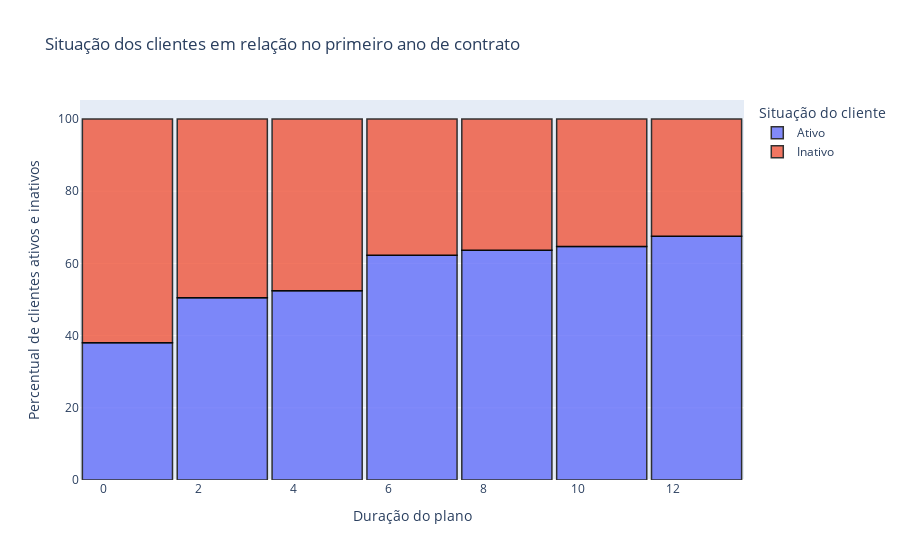

The cell this chart's notebook holds for it:
### Markdown cell above
### **4.3.2 - Primeiro ano de contrato**

Plotando o histograma para o perfil dos clientes com menos de 1 ano de contrato, é possível observar que cerca de 62% dos clientes pedem cancelamento no primeiro mês de serviço. Isto pode indicar uma falha na instalação, cobrança ou atendimento que comprometam a satisfação do cliente ao aderir ao plano. A medida que o tempo de contrato vai aumentando, o percentual de clientes que vão pedindo o cancelamento vai diminuindo e se aproximando da média, que é de 25%.

### Code cell
# Personalização
coluna = 'Meses_Contrato'
coluna_referencia = 'Status_Cliente'
legenda_x = 'Duração do plano'
legenda_y = 'Percentual de clientes ativos e inativos'
legenda = 'Situação do cliente'
legenda_titulo = 'Situação dos clientes em relação no primeiro ano de contrato'
coluna_leg_indicador = 'Duração do plano' 
coluna_refleg_indicador = 'Situação do cliente'
Nbins = 6

plot_histograma(df.query('Meses_Contrato <= 12'),coluna, coluna_referencia, legenda_x, legenda_y, legenda, legenda_titulo, 
                    coluna_leg_indicador, coluna_refleg_indicador, Nbins)

# Para salvar a imagem
pio.write_image(fig, 'hist_duracao_plano_1ano.png',scale=6, width=1080, height=1080)

### Figure 1 — Plotly figure (JSON) as saved in the notebook; plotly's stock layout.template omitted (floating-point values rounded to 4 significant figures; data arrays with more than 128 entries replaced by an {"elided": "..."} marker saying what was removed)
{"data": [{"alignmentgroup": "True", "bingroup": "x", "hovertemplate": "Situação do cliente=Ativo<br>Duração do plano=%{x}<br>Percentual=%{y}<extra></extra>", "legendgroup": "Ativo", "marker": {"color": "#636efa", "line": {"color": "rgb(0,0,0)", "width": 1.5}, "pattern": {"shape": ""}}, "name": "Ativo", "nbinsx": 6, "offsetgroup": "Ativo", "opacity": 0.8, "orientation": "v", "showlegend": true, "type": "histogram", "x": {"elided": "1138 int values"}, "xaxis": "x", "yaxis": "y"}, {"alignmentgroup": "True", "bingroup": "x", "hovertemplate": "Situação do cliente=Inativo<br>Duração do plano=%{x}<br>Percentual=%{y}<extra></extra>", "legendgroup": "Inativo", "marker": {"color": "#EF553B", "line": {"color": "rgb(0,0,0)", "width": 1.5}, "pattern": {"shape": ""}}, "name": "Inativo", "nbinsx": 6, "offsetgroup": "Inativo", "opacity": 0.8, "orientation": "v", "showlegend": true, "type": "histogram", "x": {"elided": "1037 int values"}, "xaxis": "x", "yaxis": "y"}], "layout": {"bargap": 0.05, "barmode": "relative", "barnorm": "percent", "legend": {"title": {"text": "Situação do cliente"}, "tracegroupgap": 0}, "title": {"text": "Situação dos clientes em relação no primeiro ano de contrato"}, "xaxis": {"anchor": "y", "domain": [0, 1], "title": {"text": "Duração do plano"}}, "yaxis": {"anchor": "x", "domain": [0, 1], "title": {"text": "Percentual de clientes ativos e inativos"}}}}
